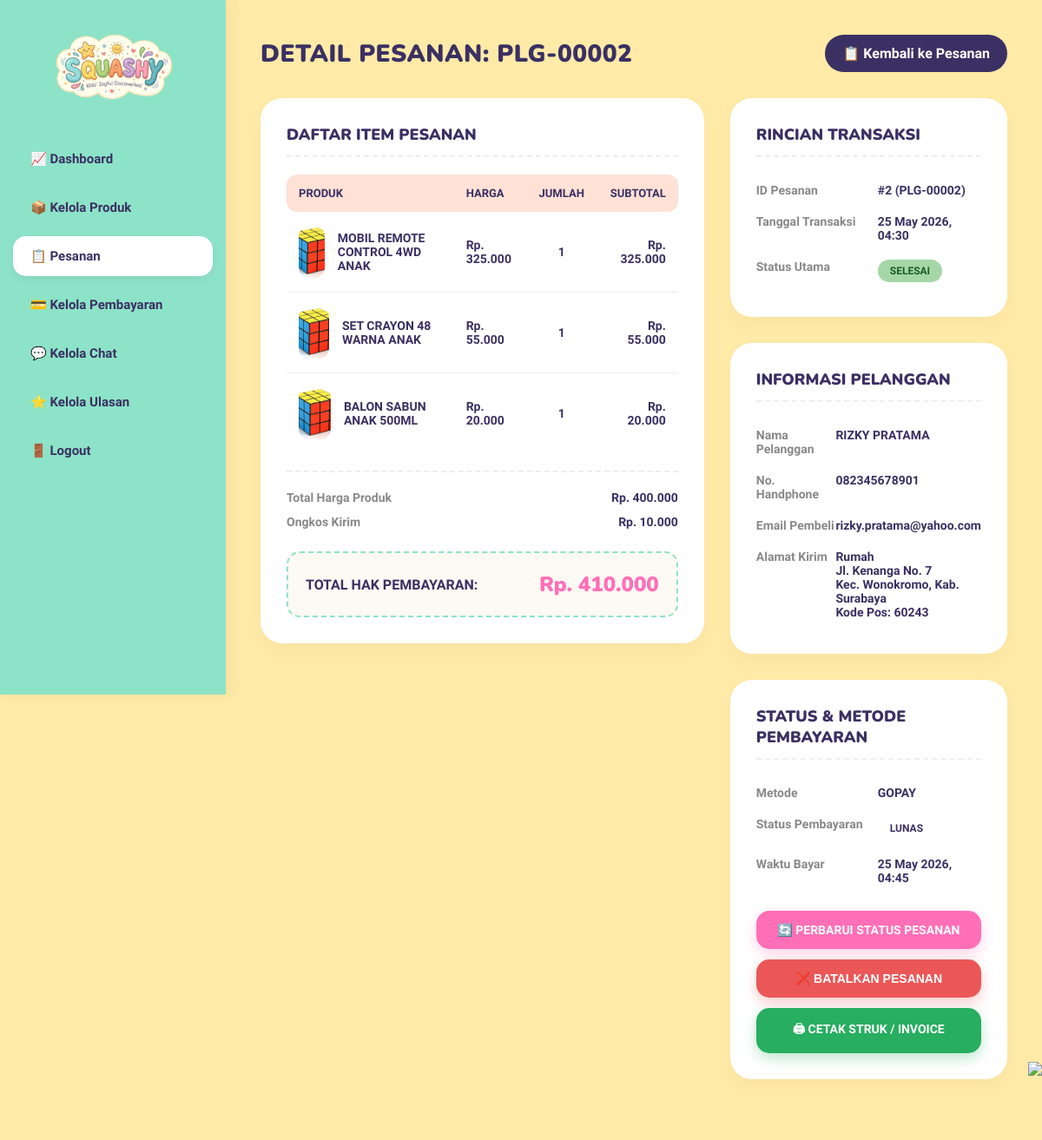
/admin/detail_pesanan.php?id=2, run on the app's committed database.
### tables this page shows
CREATE TABLE `order` (
  `id_order` int NOT NULL,
  `id_user` int NOT NULL,
  `nomer_hp` varchar(100) DEFAULT NULL,
  `nama_pembeli` varchar(255) NOT NULL,
  `tanggal_pesanan` timestamp NULL DEFAULT CURRENT_TIMESTAMP,
  `total_tagihan` int NOT NULL,
  `status_pesanan` enum('pending','dibayar','diproses','dikirim','selesai','dibatalkan') DEFAULT 'pending'
);

CREATE TABLE `order_detail` (
  `id_detail` int NOT NULL,
  `id_order` int NOT NULL,
  `id_produk` int NOT NULL,
  `nama_produk` varchar(255) DEFAULT NULL,
  `harga_saat_order` int DEFAULT NULL,
  `foto_produk` varchar(255) DEFAULT NULL,
  `kuantitas` int NOT NULL,
  `subtotal` int NOT NULL
);

CREATE TABLE `user` (
  `id_user` int NOT NULL,
  `nama_lengkap` varchar(100) NOT NULL,
  `email` varchar(100) NOT NULL,
  `password_hash` varchar(255) NOT NULL,
  `created_at` timestamp NULL DEFAULT CURRENT_TIMESTAMP
);

CREATE TABLE `alamat_pengiriman` (
  `id_alamat` int NOT NULL,
  `id_user` int NOT NULL,
  `label_alamat` varchar(255) DEFAULT NULL,
  `jalan` varchar(255) NOT NULL,
  `kecamatan` varchar(255) NOT NULL,
  `kabupaten` varchar(255) NOT NULL,
  `kodepos` int NOT NULL
);

CREATE TABLE `payment` (
  `id_payment` int NOT NULL,
  `id_order` int NOT NULL,
  `metode_pembayaran` varchar(255) DEFAULT NULL,
  `status_pembayaran` varchar(100) DEFAULT 'pending',
  `waktu_bayar` timestamp NULL DEFAULT CURRENT_TIMESTAMP
);

### admin/detail_pesanan.php (the view, shortened to what this page needs)
<?php
require_once '../config/database.php';
$id_order = intval($_GET['id']);
$query_order = "
SELECT o.*, u.nama_lengkap, u.email
FROM `order` o
LEFT JOIN `user` u ON o.id_user = u.id_user
WHERE o.id_order = $id_order
";
$result_order = mysqli_query($conn, $query_order);
$order = mysqli_fetch_assoc($result_order);
$query_payment = "
SELECT *
FROM payment
WHERE id_order = $id_order
";
$result_payment = mysqli_query($conn, $query_payment);
$payment = mysqli_fetch_assoc($result_payment);
$query_address = "
SELECT *
FROM alamat_pengiriman
WHERE id_user = " . intval($order['id_user']) . "
LIMIT 1
";
$result_address = mysqli_query($conn, $query_address);
$address = mysqli_fetch_assoc($result_address);
$query_detail = "
SELECT *
FROM order_detail
WHERE id_order = $id_order
ORDER BY id_detail ASC
";
$result_detail = mysqli_query($conn, $query_detail);
$display_id = "PLG-" . str_pad($order['id_order'], 5, "0", STR_PAD_LEFT);
?>
<!DOCTYPE html>
<html lang="id">
<head>
</head>
<body>
    <?php require_once '../components/layout/header_admin.php'; ?>
    <div class="main-content">
        <div class="header-dash">
            <h1>DETAIL PESANAN: <?= $display_id ?></h1>
            <a href="kelola_pesanan.php" class="btn-back-link">📋 Kembali ke Pesanan</a>
        </div>
        <div class="detail-grid">
            <div>
                <div class="detail-card">
                    <h3>Daftar Item Pesanan</h3>
                    <table class="items-table">
                        <thead>
                            <tr>
                                <th>Produk</th>
                                <th>Harga</th>
                                <th style="text-align: center;">Jumlah</th>
                                <th style="text-align: right;">Subtotal</th>
                            </tr>
                        </thead>
                        <tbody>
                            <?php
                            $total_produk = 0;
                            if (mysqli_num_rows($result_detail) > 0) {
                                while ($item = mysqli_fetch_assoc($result_detail)) {
                                    $subtotal = $item['harga_saat_order'] * $item['kuantitas'];
                                    $total_produk += $subtotal;
                            ?>
                                    <tr>
                                        <td>
                                            <div class="item-info">
                                                <div class="product-thumb">
                                                    <?php if (!empty($item['foto_produk'])): ?>
                                                        <img src="../<?= htmlspecialchars($item['foto_produk']) ?>" alt="<?= htmlspecialchars($item['nama_produk']) ?>">
                                                    <?php else: ?>
                                                        🧸
                                                    <?php endif; ?>
                                                </div>
                                                <span class="item-name"><?= htmlspecialchars($item['nama_produk']) ?></span>
                                            </div>
                                        </td>
                                        <td>Rp. <?= number_format($item['harga_saat_order'], 0, ',', '.') ?></td>
                                        <td style="text-align: center;"><?= $item['kuantitas'] ?></td>
                                        <td style="text-align: right; color: var(--dark-purple);">Rp. <?= number_format($subtotal, 0, ',', '.') ?></td>
                                    </tr>
                            <?php
                                }
                            } else {
                            ?>
                                <tr>
                                    <td colspan="4" style="text-align: center; padding: 20px; color: #888;">Tidak ada rincian item untuk pesanan ini.</td>
                                </tr>
                            <?php } ?>
                        </tbody>
                    </table>
                    <div style="margin-top: 20px; border-top: 2px dashed #EEEEEE; padding-top: 15px;">
                        <table style="width: 100%; font-size: 14px; font-weight: 700; border-collapse: collapse;">
                            <tr>
                                <td style="padding: 6px 0; color: #888;">Total Harga Produk</td>
                                <td style="text-align: right; padding: 6px 0;">Rp. <?= number_format($total_produk, 0, ',', '.') ?></td>
                            </tr>
                            <?php
                            $ongkir = intval($order['total_tagihan']) - $total_produk;
                            if ($ongkir > 0) :
                            ?>
                                <tr>
                                    <td style="padding: 6px 0; color: #888;">Ongkos Kirim</td>
                                    <td style="text-align: right; padding: 6px 0;">Rp. <?= number_format($ongkir, 0, ',', '.') ?></td>
                                </tr>
                            <?php endif; ?>
                        </table>
                    </div>
                    <div class="total-row">
                        <span>TOTAL HAK PEMBAYARAN:</span>
                        <strong>Rp. <?= number_format($order['total_tagihan'], 0, ',', '.') ?></strong>
                    </div>
                </div>
            </div>
            <div>
                <div class="detail-card">
                    <h3>Rincian Transaksi</h3>
                    <table class="info-table">
                        <tr>
                            <td class="label-td">ID Pesanan</td>
                            <td>#<?= $order['id_order'] ?> (<?= $display_id ?>)</td>
                        </tr>
                        <tr>
                            <td class="label-td">Tanggal Transaksi</td>
                            <td><?= date('d M Y, H:i', strtotime($order['tanggal_pesanan'])) ?></td>
                        </tr>
                        <tr>
                            <td class="label-td">Status Utama</td>
                            <td>
                                <?php $status_class = strtolower($order['status_pesanan'] ?? 'pending'); ?>
                                <span class="badge-status <?= $status_class ?>">
                                    <?= htmlspecialchars(ucfirst($order['status_pesanan'] ?? 'pending')) ?>
                                </span>
                            </td>
                        </tr>
                    </table>
                </div>
                <div class="detail-card">
                    <h3>Informasi Pelanggan</h3>
                    <table class="info-table">
                        <tr>
                            <td class="label-td">Nama Pelanggan</td>
                            <td><?= htmlspecialchars(strtoupper($order['nama_pembeli'])) ?></td>
                        </tr>
                        <tr>
                            <td class="label-td">No. Handphone</td>
                            <td><?= htmlspecialchars($order['nomer_hp'] ?? '-') ?></td>
                        </tr>
                        <tr>
                            <td class="label-td">Email Pembeli</td>
                            <td><?= htmlspecialchars($order['email'] ?? '-') ?></td>
                        </tr>
                        <tr>
                            <td class="label-td">Alamat Kirim</td>
                            <td>
                                <?php if ($address): ?>
                                    <strong><?= htmlspecialchars($address['label_alamat'] ?? 'Alamat Utama') ?></strong><br>
                                    <?= htmlspecialchars($address['jalan']) ?><br>
                                    Kec. <?= htmlspecialchars($address['kecamatan']) ?>, Kab. <?= htmlspecialchars($address['kabupaten']) ?><br>
                                    Kode Pos: <?= htmlspecialchars($address['kodepos']) ?>
                                <?php else: ?>
                                    <span style="color:#C62828; font-style:italic;">Alamat pengiriman tidak diisi/tidak ditemukan.</span>
                                <?php endif; ?>
                            </td>
                        </tr>
                    </table>
                </div>
                <div class="detail-card">
                    <h3>Status & Metode Pembayaran</h3>
                    <table class="info-table">
                        <tr>
                            <td class="label-td">Metode</td>
                            <td><?= htmlspecialchars(strtoupper($payment['metode_pembayaran'] ?? 'Belum Ditentukan')) ?></td>
                        </tr>
                        <tr>
                            <td class="label-td">Status Pembayaran</td>
                            <td>
                                <?php $pay_status = strtolower($payment['status_pembayaran'] ?? 'pending'); ?>
                                <span class="badge-status <?= $pay_status ?>">
                                    <?= htmlspecialchars(ucfirst($payment['status_pembayaran'] ?? 'pending')) ?>
                                </span>
                            </td>
                        </tr>
                        <tr>
                            <td class="label-td">Waktu Bayar</td>
                            <td><?= !empty($payment['waktu_bayar']) ? date('d M Y, H:i', strtotime($payment['waktu_bayar'])) : '-' ?></td>
                        </tr>
                    </table>
                    <div class="action-container">
                        <a href="update_status.php?id=<?= $order['id_order'] ?>" class="btn-action-button btn-update-status">
                            🔄 Perbarui Status Pesanan
                        </a>
                        <?php if (strtolower($order['status_pesanan'] ?? 'pending') !== 'dibatalkan') : ?>
                            <form method="POST" action="" onsubmit="return confirm('Apakah Anda yakin ingin membatalkan pesanan ini?');" style="width: 100%; display: block;">
                                <button type="submit" name="admin_cancel_order" class="btn-action-button" style="background-color: #EB5757; color: white; width: 100%; border: none; box-shadow: 0 6px 15px rgba(235, 87, 87, 0.3);">
                                    ❌ Batalkan Pesanan
                                </button>
                            </form>
                        <?php endif; ?>
                        <a href="cetak_invoice.php?id=<?= $order['id_order'] ?>" target="_blank" class="btn-action-button btn-print-invoice">
                            🖨 Cetak Struk / Invoice
                        </a>
                    </div>
                </div>
            </div>
        </div>
    </div>
    <img src="../assets/images/decor-right.png" class="decor-flower-bottom">
</body>
</html>

### data on the page
order: id_order "PLG-00002", total_tagihan "10.000", total_tagihan "410.000", id_order "2", tanggal_pesanan "25 May 2026, 04:30", status_pesanan "SELESAI", nama_pembeli "RIZKY PRATAMA", nomer_hp "082345678901", id_user.email "rizky.pratama@yahoo.com"
order_detail: foto_produk (picture), nama_produk "MOBIL REMOTE CONTROL 4WD ANAK", harga_saat_order "325.000", kuantitas "1", subtotal "325.000"
order_detail: foto_produk (picture), nama_produk "SET CRAYON 48 WARNA ANAK", harga_saat_order "55.000", kuantitas "1", subtotal "55.000"
order_detail: foto_produk (picture), nama_produk "BALON SABUN ANAK 500ML", harga_saat_order "20.000", kuantitas "1", subtotal "20.000"
alamat_pengiriman: label_alamat "Rumah", jalan "Jl. Kenanga No. 7", kecamatan "Wonokromo", kabupaten "Surabaya", kodepos "60243"
payment: metode_pembayaran "GOPAY", status_pembayaran "LUNAS", waktu_bayar "25 May 2026, 04:45"

### other printed values
$total_produk "400.000"
